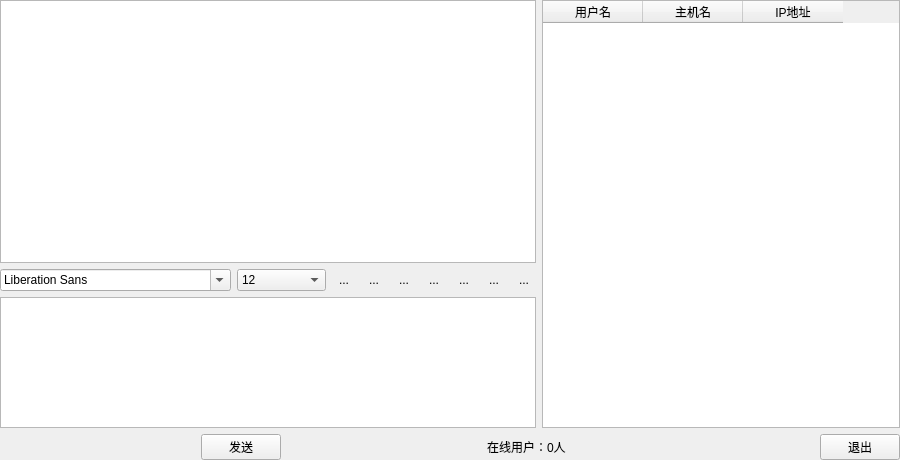
<?xml version="1.0" encoding="UTF-8"?>
<ui version="4.0">
 <class>Widget</class>
 <widget class="QWidget" name="Widget">
  <property name="geometry">
   <rect>
    <x>0</x>
    <y>0</y>
    <width>900</width>
    <height>460</height>
   </rect>
  </property>
  <property name="windowTitle">
   <string>局域网聊天工具</string>
  </property>
  <layout class="QGridLayout" name="gridLayout_2">
   <property name="leftMargin">
    <number>0</number>
   </property>
   <property name="topMargin">
    <number>0</number>
   </property>
   <property name="rightMargin">
    <number>0</number>
   </property>
   <property name="bottomMargin">
    <number>0</number>
   </property>
   <item row="0" column="0">
    <layout class="QGridLayout" name="gridLayout">
     <item row="0" column="0">
      <layout class="QHBoxLayout" name="horizontalLayout_3" stretch="6,4">
       <item>
        <layout class="QVBoxLayout" name="verticalLayout" stretch="6,1,3">
         <item>
          <widget class="QTextBrowser" name="messageBrowser"/>
         </item>
         <item>
          <layout class="QHBoxLayout" name="horizontalLayout_2">
           <item>
            <widget class="QFontComboBox" name="fontComboBox"/>
           </item>
           <item>
            <widget class="QComboBox" name="SizeComboBox">
             <property name="currentIndex">
              <number>3</number>
             </property>
             <item>
              <property name="text">
               <string>9</string>
              </property>
             </item>
             <item>
              <property name="text">
               <string>10</string>
              </property>
             </item>
             <item>
              <property name="text">
               <string>11</string>
              </property>
             </item>
             <item>
              <property name="text">
               <string>12</string>
              </property>
             </item>
             <item>
              <property name="text">
               <string>13</string>
              </property>
             </item>
             <item>
              <property name="text">
               <string>14</string>
              </property>
             </item>
             <item>
              <property name="text">
               <string>15</string>
              </property>
             </item>
             <item>
              <property name="text">
               <string>16</string>
              </property>
             </item>
             <item>
              <property name="text">
               <string>17</string>
              </property>
             </item>
             <item>
              <property name="text">
               <string>18</string>
              </property>
             </item>
             <item>
              <property name="text">
               <string>19</string>
              </property>
             </item>
             <item>
              <property name="text">
               <string>20</string>
              </property>
             </item>
             <item>
              <property name="text">
               <string>21</string>
              </property>
             </item>
             <item>
              <property name="text">
               <string>22</string>
              </property>
             </item>
            </widget>
           </item>
           <item>
            <widget class="QToolButton" name="boldToolBtn">
             <property name="contextMenuPolicy">
              <enum>Qt::DefaultContextMenu</enum>
             </property>
             <property name="toolTip">
              <string>加粗</string>
             </property>
             <property name="text">
              <string>...</string>
             </property>
             <property name="icon">
              <iconset resource="image.qrc">
               <normaloff>:/image/bold.png</normaloff>:/image/bold.png</iconset>
             </property>
             <property name="iconSize">
              <size>
               <width>22</width>
               <height>22</height>
              </size>
             </property>
             <property name="checkable">
              <bool>true</bool>
             </property>
             <property name="autoRaise">
              <bool>true</bool>
             </property>
            </widget>
           </item>
           <item>
            <widget class="QToolButton" name="italicToolBtn">
             <property name="toolTip">
              <string>倾斜</string>
             </property>
             <property name="text">
              <string>...</string>
             </property>
             <property name="icon">
              <iconset resource="image.qrc">
               <normaloff>:/image/italic.png</normaloff>:/image/italic.png</iconset>
             </property>
             <property name="iconSize">
              <size>
               <width>22</width>
               <height>22</height>
              </size>
             </property>
             <property name="checkable">
              <bool>true</bool>
             </property>
             <property name="autoRaise">
              <bool>true</bool>
             </property>
            </widget>
           </item>
           <item>
            <widget class="QToolButton" name="underlineToolBtn">
             <property name="toolTip">
              <string>下划线</string>
             </property>
             <property name="text">
              <string>...</string>
             </property>
             <property name="icon">
              <iconset resource="image.qrc">
               <normaloff>:/image/under.png</normaloff>:/image/under.png</iconset>
             </property>
             <property name="iconSize">
              <size>
               <width>22</width>
               <height>22</height>
              </size>
             </property>
             <property name="checkable">
              <bool>true</bool>
             </property>
             <property name="autoRaise">
              <bool>true</bool>
             </property>
            </widget>
           </item>
           <item>
            <widget class="QToolButton" name="colorToolBtn">
             <property name="toolTip">
              <string>更改字体颜色</string>
             </property>
             <property name="text">
              <string>...</string>
             </property>
             <property name="icon">
              <iconset resource="image.qrc">
               <normaloff>:/image/color.png</normaloff>:/image/color.png</iconset>
             </property>
             <property name="iconSize">
              <size>
               <width>22</width>
               <height>22</height>
              </size>
             </property>
             <property name="autoRaise">
              <bool>true</bool>
             </property>
            </widget>
           </item>
           <item>
            <widget class="QToolButton" name="sendToolBtn">
             <property name="toolTip">
              <string>传输文件</string>
             </property>
             <property name="text">
              <string>...</string>
             </property>
             <property name="icon">
              <iconset resource="image.qrc">
               <normaloff>:/image/send.png</normaloff>:/image/send.png</iconset>
             </property>
             <property name="iconSize">
              <size>
               <width>22</width>
               <height>22</height>
              </size>
             </property>
             <property name="autoRaise">
              <bool>true</bool>
             </property>
            </widget>
           </item>
           <item>
            <widget class="QToolButton" name="saveToolBtn">
             <property name="toolTip">
              <string>保存聊天记录</string>
             </property>
             <property name="text">
              <string>...</string>
             </property>
             <property name="icon">
              <iconset resource="image.qrc">
               <normaloff>:/image/save.png</normaloff>:/image/save.png</iconset>
             </property>
             <property name="iconSize">
              <size>
               <width>22</width>
               <height>22</height>
              </size>
             </property>
             <property name="autoRaise">
              <bool>true</bool>
             </property>
            </widget>
           </item>
           <item>
            <widget class="QToolButton" name="clearToolBtn">
             <property name="toolTip">
              <string>清空聊天记录</string>
             </property>
             <property name="text">
              <string>...</string>
             </property>
             <property name="icon">
              <iconset resource="image.qrc">
               <normaloff>:/image/clear.png</normaloff>:/image/clear.png</iconset>
             </property>
             <property name="iconSize">
              <size>
               <width>22</width>
               <height>22</height>
              </size>
             </property>
             <property name="autoRaise">
              <bool>true</bool>
             </property>
            </widget>
           </item>
          </layout>
         </item>
         <item>
          <widget class="QTextEdit" name="messageTextEdit"/>
         </item>
        </layout>
       </item>
       <item>
        <widget class="QTableWidget" name="userTableWidget">
         <property name="selectionMode">
          <enum>QAbstractItemView::SingleSelection</enum>
         </property>
         <property name="selectionBehavior">
          <enum>QAbstractItemView::SelectRows</enum>
         </property>
         <property name="showGrid">
          <bool>false</bool>
         </property>
         <column>
          <property name="text">
           <string>用户名</string>
          </property>
         </column>
         <column>
          <property name="text">
           <string>主机名</string>
          </property>
         </column>
         <column>
          <property name="text">
           <string>IP地址</string>
          </property>
         </column>
        </widget>
       </item>
      </layout>
     </item>
     <item row="1" column="0">
      <layout class="QHBoxLayout" name="horizontalLayout">
       <item>
        <spacer name="horizontalSpacer">
         <property name="orientation">
          <enum>Qt::Horizontal</enum>
         </property>
         <property name="sizeHint" stdset="0">
          <size>
           <width>108</width>
           <height>20</height>
          </size>
         </property>
        </spacer>
       </item>
       <item>
        <widget class="QPushButton" name="sendButton">
         <property name="text">
          <string>发送</string>
         </property>
         <property name="shortcut">
          <string>Ctrl+Return</string>
         </property>
        </widget>
       </item>
       <item>
        <spacer name="horizontalSpacer_2">
         <property name="orientation">
          <enum>Qt::Horizontal</enum>
         </property>
         <property name="sizeHint" stdset="0">
          <size>
           <width>178</width>
           <height>20</height>
          </size>
         </property>
        </spacer>
       </item>
       <item>
        <widget class="QLabel" name="userNumLabel">
         <property name="text">
          <string>在线用户：0人</string>
         </property>
        </widget>
       </item>
       <item>
        <spacer name="horizontalSpacer_3">
         <property name="orientation">
          <enum>Qt::Horizontal</enum>
         </property>
         <property name="sizeHint" stdset="0">
          <size>
           <width>248</width>
           <height>20</height>
          </size>
         </property>
        </spacer>
       </item>
       <item>
        <widget class="QPushButton" name="exitButton">
         <property name="text">
          <string>退出</string>
         </property>
         <property name="shortcut">
          <string>Esc</string>
         </property>
        </widget>
       </item>
      </layout>
     </item>
    </layout>
   </item>
  </layout>
 </widget>
 <layoutdefault spacing="6" margin="11"/>
 <resources>
  <include location="image.qrc"/>
 </resources>
 <connections/>
</ui>
